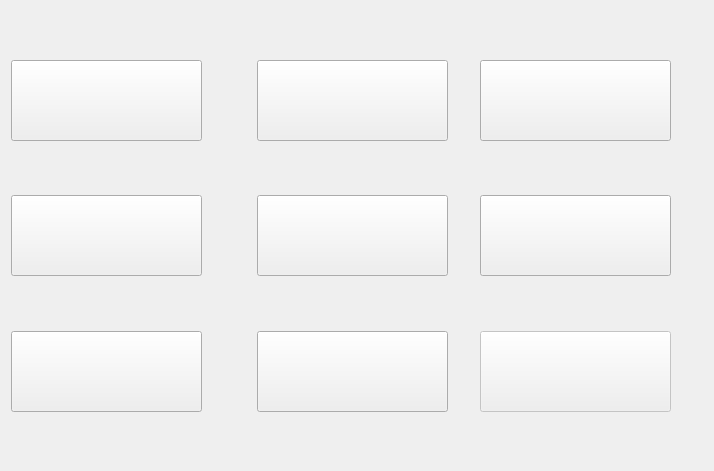
     <widget class="QWidget" name="tab_17">
      <attribute name="title">
       <string>Page</string>
      </attribute>
      <layout class="QGridLayout" name="gridLayout_3">
       <item row="0" column="0">
        <spacer name="verticalSpacer_18">
         <property name="orientation">
          <enum>Qt::Vertical</enum>
         </property>
         <property name="sizeHint" stdset="0">
          <size>
           <width>188</width>
           <height>49</height>
          </size>
         </property>
        </spacer>
       </item>
       <item row="4" column="1">
        <spacer name="verticalSpacer_30">
         <property name="orientation">
          <enum>Qt::Vertical</enum>
         </property>
         <property name="sizeHint" stdset="0">
          <size>
           <width>17</width>
           <height>49</height>
          </size>
         </property>
        </spacer>
       </item>
       <item row="4" column="5">
        <spacer name="verticalSpacer_27">
         <property name="orientation">
          <enum>Qt::Vertical</enum>
         </property>
         <property name="sizeHint" stdset="0">
          <size>
           <width>188</width>
           <height>49</height>
          </size>
         </property>
        </spacer>
       </item>
       <item row="5" column="2">
        <spacer name="horizontalSpacer_14">
         <property name="orientation">
          <enum>Qt::Horizontal</enum>
         </property>
         <property name="sizeHint" stdset="0">
          <size>
           <width>26</width>
           <height>78</height>
          </size>
         </property>
        </spacer>
       </item>
       <item row="7" column="3">
        <spacer name="verticalSpacer_24">
         <property name="orientation">
          <enum>Qt::Vertical</enum>
         </property>
         <property name="sizeHint" stdset="0">
          <size>
           <width>188</width>
           <height>48</height>
          </size>
         </property>
        </spacer>
       </item>
       <item row="7" column="5">
        <spacer name="verticalSpacer_22">
         <property name="orientation">
          <enum>Qt::Vertical</enum>
         </property>
         <property name="sizeHint" stdset="0">
          <size>
           <width>188</width>
           <height>48</height>
          </size>
         </property>
        </spacer>
       </item>
       <item row="1" column="3">
        <widget class="QPushButton" name="pushButton_22">
         <property name="sizePolicy">
          <sizepolicy hsizetype="Minimum" vsizetype="Minimum">
           <horstretch>0</horstretch>
           <verstretch>0</verstretch>
          </sizepolicy>
         </property>
         <property name="minimumSize">
          <size>
           <width>191</width>
           <height>81</height>
          </size>
         </property>
         <property name="maximumSize">
          <size>
           <width>191</width>
           <height>81</height>
          </size>
         </property>
         <property name="layoutDirection">
          <enum>Qt::LeftToRight</enum>
         </property>
         <property name="autoFillBackground">
          <bool>false</bool>
         </property>
         <property name="text">
          <string/>
         </property>
         <property name="icon">
          <iconset resource="../bitcoin.qrc">
           <normaloff>:/images/waterido</normaloff>:/images/waterido</iconset>
         </property>
         <property name="iconSize">
          <size>
           <width>191</width>
           <height>81</height>
          </size>
         </property>
        </widget>
       </item>
       <item row="1" column="4">
        <spacer name="horizontalSpacer_18">
         <property name="orientation">
          <enum>Qt::Horizontal</enum>
         </property>
         <property name="sizeHint" stdset="0">
          <size>
           <width>26</width>
           <height>78</height>
          </size>
         </property>
        </spacer>
       </item>
       <item row="3" column="3">
        <widget class="QPushButton" name="pushButton_17">
         <property name="sizePolicy">
          <sizepolicy hsizetype="Minimum" vsizetype="Minimum">
           <horstretch>0</horstretch>
           <verstretch>0</verstretch>
          </sizepolicy>
         </property>
         <property name="minimumSize">
          <size>
           <width>191</width>
           <height>81</height>
          </size>
         </property>
         <property name="maximumSize">
          <size>
           <width>191</width>
           <height>81</height>
          </size>
         </property>
         <property name="layoutDirection">
          <enum>Qt::LeftToRight</enum>
         </property>
         <property name="autoFillBackground">
          <bool>false</bool>
         </property>
         <property name="text">
          <string/>
         </property>
         <property name="icon">
          <iconset resource="../bitcoin.qrc">
           <normaloff>:/images/zeta</normaloff>:/images/zeta</iconset>
         </property>
         <property name="iconSize">
          <size>
           <width>191</width>
           <height>81</height>
          </size>
         </property>
        </widget>
       </item>
       <item row="3" column="4">
        <spacer name="horizontalSpacer_23">
         <property name="orientation">
          <enum>Qt::Horizontal</enum>
         </property>
         <property name="sizeHint" stdset="0">
          <size>
           <width>26</width>
           <height>78</height>
          </size>
         </property>
        </spacer>
       </item>
       <item row="3" column="5">
        <widget class="QPushButton" name="pushButton_23">
         <property name="enabled">
          <bool>true</bool>
         </property>
         <property name="sizePolicy">
          <sizepolicy hsizetype="Minimum" vsizetype="Minimum">
           <horstretch>0</horstretch>
           <verstretch>0</verstretch>
          </sizepolicy>
         </property>
         <property name="minimumSize">
          <size>
           <width>191</width>
           <height>81</height>
          </size>
         </property>
         <property name="maximumSize">
          <size>
           <width>191</width>
           <height>81</height>
          </size>
         </property>
         <property name="layoutDirection">
          <enum>Qt::LeftToRight</enum>
         </property>
         <property name="autoFillBackground">
          <bool>false</bool>
         </property>
         <property name="text">
          <string/>
         </property>
         <property name="icon">
          <iconset resource="../bitcoin.qrc">
           <normaloff>:/images/scrypt</normaloff>:/images/scrypt</iconset>
         </property>
         <property name="iconSize">
          <size>
           <width>191</width>
           <height>81</height>
          </size>
         </property>
        </widget>
       </item>
       <item row="3" column="6">
        <spacer name="horizontalSpacer_17">
         <property name="orientation">
          <enum>Qt::Horizontal</enum>
         </property>
         <property name="sizeHint" stdset="0">
          <size>
           <width>32</width>
           <height>78</height>
          </size>
         </property>
        </spacer>
       </item>
       <item row="1" column="5">
        <widget class="QPushButton" name="pushButton_18">
         <property name="sizePolicy">
          <sizepolicy hsizetype="Minimum" vsizetype="Minimum">
           <horstretch>0</horstretch>
           <verstretch>0</verstretch>
          </sizepolicy>
         </property>
         <property name="minimumSize">
          <size>
           <width>191</width>
           <height>81</height>
          </size>
         </property>
         <property name="maximumSize">
          <size>
           <width>191</width>
           <height>81</height>
          </size>
         </property>
         <property name="layoutDirection">
          <enum>Qt::LeftToRight</enum>
         </property>
         <property name="autoFillBackground">
          <bool>false</bool>
         </property>
         <property name="text">
          <string/>
         </property>
         <property name="icon">
          <iconset resource="../bitcoin.qrc">
           <normaloff>:/images/wrollinf</normaloff>:/images/wrollinf</iconset>
         </property>
         <property name="iconSize">
          <size>
           <width>191</width>
           <height>81</height>
          </size>
         </property>
        </widget>
       </item>
       <item row="1" column="6">
        <spacer name="horizontalSpacer_15">
         <property name="orientation">
          <enum>Qt::Horizontal</enum>
         </property>
         <property name="sizeHint" stdset="0">
          <size>
           <width>32</width>
           <height>78</height>
          </size>
         </property>
        </spacer>
       </item>
       <item row="2" column="1">
        <spacer name="verticalSpacer_19">
         <property name="orientation">
          <enum>Qt::Vertical</enum>
         </property>
         <property name="sizeHint" stdset="0">
          <size>
           <width>17</width>
           <height>48</height>
          </size>
         </property>
        </spacer>
       </item>
       <item row="4" column="3">
        <spacer name="verticalSpacer_20">
         <property name="orientation">
          <enum>Qt::Vertical</enum>
         </property>
         <property name="sizeHint" stdset="0">
          <size>
           <width>188</width>
           <height>49</height>
          </size>
         </property>
        </spacer>
       </item>
       <item row="5" column="4">
        <spacer name="horizontalSpacer_22">
         <property name="orientation">
          <enum>Qt::Horizontal</enum>
         </property>
         <property name="sizeHint" stdset="0">
          <size>
           <width>26</width>
           <height>78</height>
          </size>
         </property>
        </spacer>
       </item>
       <item row="5" column="5">
        <widget class="QPushButton" name="pushButton_20">
         <property name="enabled">
          <bool>false</bool>
         </property>
         <property name="sizePolicy">
          <sizepolicy hsizetype="Minimum" vsizetype="Minimum">
           <horstretch>0</horstretch>
           <verstretch>0</verstretch>
          </sizepolicy>
         </property>
         <property name="minimumSize">
          <size>
           <width>191</width>
           <height>81</height>
          </size>
         </property>
         <property name="maximumSize">
          <size>
           <width>191</width>
           <height>81</height>
          </size>
         </property>
         <property name="layoutDirection">
          <enum>Qt::LeftToRight</enum>
         </property>
         <property name="autoFillBackground">
          <bool>false</bool>
         </property>
         <property name="text">
          <string/>
         </property>
         <property name="icon">
          <iconset resource="../bitcoin.qrc">
           <normaloff>:/images/tuffwraps</normaloff>:/images/tuffwraps</iconset>
         </property>
         <property name="iconSize">
          <size>
           <width>191</width>
           <height>81</height>
          </size>
         </property>
        </widget>
       </item>
       <item row="5" column="6">
        <spacer name="horizontalSpacer_21">
         <property name="orientation">
          <enum>Qt::Horizontal</enum>
         </property>
         <property name="sizeHint" stdset="0">
          <size>
           <width>32</width>
           <height>78</height>
          </size>
         </property>
        </spacer>
       </item>
       <item row="7" column="1">
        <spacer name="verticalSpacer_25">
         <property name="orientation">
          <enum>Qt::Vertical</enum>
         </property>
         <property name="sizeHint" stdset="0">
          <size>
           <width>17</width>
           <height>48</height>
          </size>
         </property>
        </spacer>
       </item>
       <item row="0" column="3">
        <spacer name="verticalSpacer_21">
         <property name="orientation">
          <enum>Qt::Vertical</enum>
         </property>
         <property name="sizeHint" stdset="0">
          <size>
           <width>188</width>
           <height>49</height>
          </size>
         </property>
        </spacer>
       </item>
       <item row="1" column="0" colspan="2">
        <widget class="QPushButton" name="pushButton_15">
         <property name="sizePolicy">
          <sizepolicy hsizetype="Minimum" vsizetype="Minimum">
           <horstretch>0</horstretch>
           <verstretch>0</verstretch>
          </sizepolicy>
         </property>
         <property name="minimumSize">
          <size>
           <width>191</width>
           <height>81</height>
          </size>
         </property>
         <property name="maximumSize">
          <size>
           <width>191</width>
           <height>81</height>
          </size>
         </property>
         <property name="layoutDirection">
          <enum>Qt::LeftToRight</enum>
         </property>
         <property name="autoFillBackground">
          <bool>false</bool>
         </property>
         <property name="text">
          <string/>
         </property>
         <property name="icon">
          <iconset resource="../bitcoin.qrc">
           <normaloff>:/images/songs</normaloff>:/images/songs</iconset>
         </property>
         <property name="iconSize">
          <size>
           <width>191</width>
           <height>81</height>
          </size>
         </property>
        </widget>
       </item>
       <item row="0" column="5">
        <spacer name="verticalSpacer_17">
         <property name="orientation">
          <enum>Qt::Vertical</enum>
         </property>
         <property name="sizeHint" stdset="0">
          <size>
           <width>188</width>
           <height>49</height>
          </size>
         </property>
        </spacer>
       </item>
       <item row="1" column="2">
        <spacer name="horizontalSpacer_24">
         <property name="orientation">
          <enum>Qt::Horizontal</enum>
         </property>
         <property name="sizeHint" stdset="0">
          <size>
           <width>26</width>
           <height>78</height>
          </size>
         </property>
        </spacer>
       </item>
       <item row="2" column="3">
        <spacer name="verticalSpacer_16">
         <property name="orientation">
          <enum>Qt::Vertical</enum>
         </property>
         <property name="sizeHint" stdset="0">
          <size>
           <width>188</width>
           <height>48</height>
          </size>
         </property>
        </spacer>
       </item>
       <item row="2" column="5">
        <spacer name="verticalSpacer_29">
         <property name="orientation">
          <enum>Qt::Vertical</enum>
         </property>
         <property name="sizeHint" stdset="0">
          <size>
           <width>188</width>
           <height>48</height>
          </size>
         </property>
        </spacer>
       </item>
       <item row="3" column="0" colspan="2">
        <widget class="QPushButton" name="pushButton_16">
         <property name="enabled">
          <bool>true</bool>
         </property>
         <property name="sizePolicy">
          <sizepolicy hsizetype="Minimum" vsizetype="Minimum">
           <horstretch>0</horstretch>
           <verstretch>0</verstretch>
          </sizepolicy>
         </property>
         <property name="minimumSize">
          <size>
           <width>191</width>
           <height>81</height>
          </size>
         </property>
         <property name="maximumSize">
          <size>
           <width>191</width>
           <height>81</height>
          </size>
         </property>
         <property name="layoutDirection">
          <enum>Qt::LeftToRight</enum>
         </property>
         <property name="autoFillBackground">
          <bool>false</bool>
         </property>
         <property name="text">
          <string/>
         </property>
         <property name="icon">
          <iconset resource="../bitcoin.qrc">
           <normaloff>:/images/retro</normaloff>:/images/retro</iconset>
         </property>
         <property name="iconSize">
          <size>
           <width>191</width>
           <height>81</height>
          </size>
         </property>
        </widget>
       </item>
       <item row="3" column="2">
        <spacer name="horizontalSpacer_20">
         <property name="orientation">
          <enum>Qt::Horizontal</enum>
         </property>
         <property name="sizeHint" stdset="0">
          <size>
           <width>26</width>
           <height>78</height>
          </size>
         </property>
        </spacer>
       </item>
       <item row="5" column="3">
        <widget class="QPushButton" name="pushButton_19">
         <property name="enabled">
          <bool>true</bool>
         </property>
         <property name="sizePolicy">
          <sizepolicy hsizetype="Minimum" vsizetype="Minimum">
           <horstretch>0</horstretch>
           <verstretch>0</verstretch>
          </sizepolicy>
         </property>
         <property name="minimumSize">
          <size>
           <width>191</width>
           <height>81</height>
          </size>
         </property>
         <property name="maximumSize">
          <size>
           <width>191</width>
           <height>81</height>
          </size>
         </property>
         <property name="layoutDirection">
          <enum>Qt::LeftToRight</enum>
         </property>
         <property name="autoFillBackground">
          <bool>false</bool>
         </property>
         <property name="text">
          <string/>
         </property>
         <property name="icon">
          <iconset resource="../bitcoin.qrc">
           <normaloff>:/images/picca</normaloff>:/images/picca</iconset>
         </property>
         <property name="iconSize">
          <size>
           <width>191</width>
           <height>81</height>
          </size>
         </property>
        </widget>
       </item>
       <item row="5" column="0">
        <widget class="QPushButton" name="pushButton_21">
         <property name="enabled">
          <bool>true</bool>
         </property>
         <property name="sizePolicy">
          <sizepolicy hsizetype="Minimum" vsizetype="Minimum">
           <horstretch>0</horstretch>
           <verstretch>0</verstretch>
          </sizepolicy>
         </property>
         <property name="minimumSize">
          <size>
           <width>191</width>
           <height>81</height>
          </size>
         </property>
         <property name="maximumSize">
          <size>
           <width>191</width>
           <height>81</height>
          </size>
         </property>
         <property name="layoutDirection">
          <enum>Qt::LeftToRight</enum>
         </property>
         <property name="autoFillBackground">
          <bool>false</bool>
         </property>
         <property name="text">
          <string/>
         </property>
         <property name="icon">
          <iconset resource="../bitcoin.qrc">
           <normaloff>:/images/tuffwraps</normaloff>:/images/tuffwraps</iconset>
         </property>
         <property name="iconSize">
          <size>
           <width>191</width>
           <height>81</height>
          </size>
         </property>
        </widget>
       </item>
      </layout>
     </widget>
